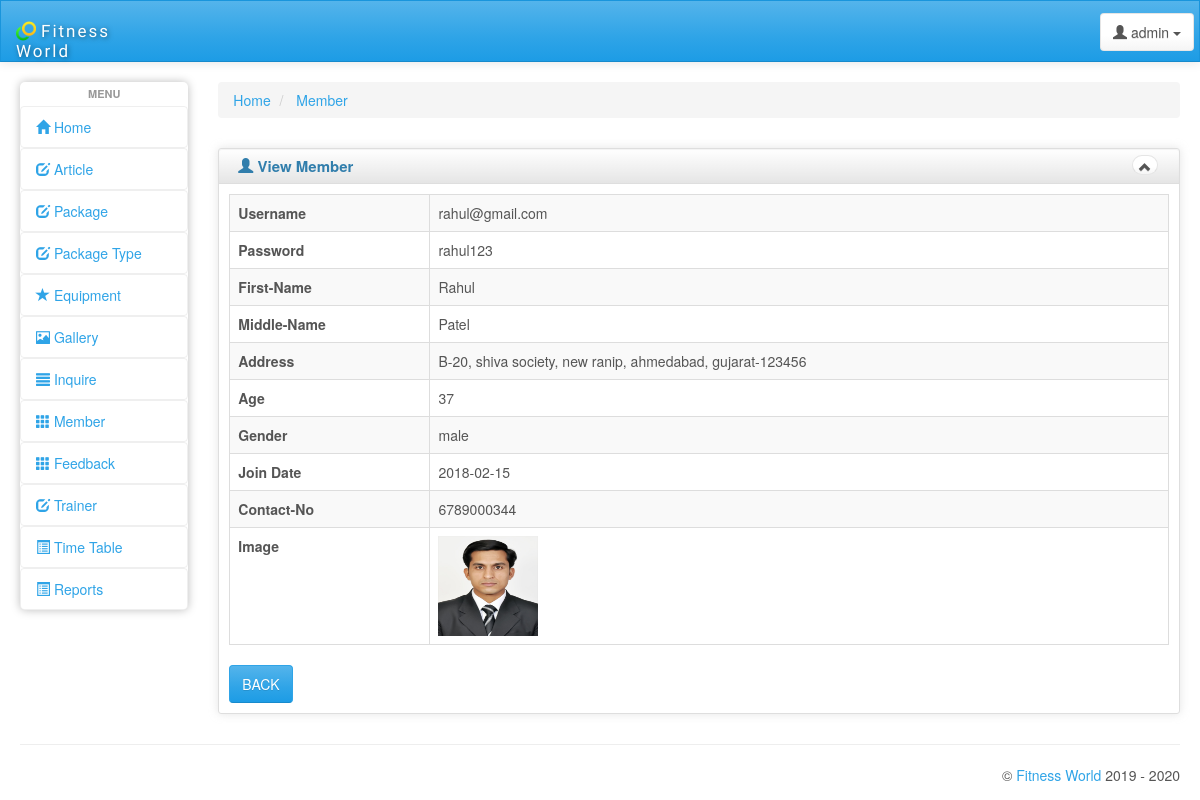
The page /admin/view_member.php?id=1 (signed in) on the database its author committed.
### tables this page shows
CREATE TABLE IF NOT EXISTS `member` (
  `ID` int(5) NOT NULL AUTO_INCREMENT,
  `join_date` varchar(12) NOT NULL,
  `username` varchar(50) NOT NULL,
  `password` varchar(10) NOT NULL,
  `first_name` varchar(50) NOT NULL,
  `middle_name` varchar(50) NOT NULL,
  `age` int(5) NOT NULL,
  `contact_no` bigint(11) NOT NULL,
  `address` varchar(500) NOT NULL,
  `gender` varchar(6) NOT NULL,
  `image` varchar(1000) NOT NULL,
  PRIMARY KEY (`ID`)
);

### admin/view_member.php (the view, shortened to what this page needs)
<!DOCTYPE html>
<html lang="en">
<head>
    <link id="bs-css" href="css/bootstrap-cerulean.min.css" rel="stylesheet">
    <link href="css/charisma-app.css" rel="stylesheet">
    <link href='bower_components/fullcalendar/dist/fullcalendar.css' rel='stylesheet'>
    <link href='bower_components/fullcalendar/dist/fullcalendar.print.css' rel='stylesheet' media='print'>
    <link href='bower_components/chosen/chosen.min.css' rel='stylesheet'>
    <link href='bower_components/colorbox/example3/colorbox.css' rel='stylesheet'>
    <link href='bower_components/responsive-tables/responsive-tables.css' rel='stylesheet'>
    <link href='bower_components/bootstrap-tour/build/css/bootstrap-tour.min.css' rel='stylesheet'>
    <link href='css/jquery.noty.css' rel='stylesheet'>
    <link href='css/noty_theme_default.css' rel='stylesheet'>
    <link href='css/elfinder.min.css' rel='stylesheet'>
    <link href='css/elfinder.theme.css' rel='stylesheet'>
    <link href='css/jquery.iphone.toggle.css' rel='stylesheet'>
    <link href='css/uploadify.css' rel='stylesheet'>
    <link href='css/animate.min.css' rel='stylesheet'>
</head>
<body>
   <?php include"header.php";?>
        <div id="content" class="col-lg-10 col-sm-10">
                <div>
        <ul class="breadcrumb">
            <li>
                <a href="#">Home</a>
            </li>
            <li>
                <a href="#">Member</a>
            </li>
        </ul>
    </div>
    <div class="row">
    <div class="box col-md-12">
    <div class="box-inner">
    <div class="box-header well" data-original-title="">
        <h2><i class="glyphicon glyphicon-user"></i> View Member</h2>
        <div class="box-icon">
            <a href="#" class="btn btn-minimize btn-round btn-default"><i
                    class="glyphicon glyphicon-chevron-up"></i></a>
        </div>
    </div>
    <div class="box-content">
    <table class="table table-striped table-bordered bootstrap-datatable datatable responsive">
	<?php include('connect.php');
	$id=$_GET['id'];
				    	$q="SELECT * from member where ID=$id";
						$run=mysql_query($q) or die(mysql_error());
while($row = mysql_fetch_assoc( $run ))
{
	$fname=$row['first_name'];
	$mname=$row['middle_name'];
	$email=$row['username'];
	$contact_no=$row['contact_no'];
	$age=$row['age'];
	$gender=$row['gender'];
	$password=$row['password'];
	$image=$row['image'];
	$address=$row['address'];
	$date=$row['join_date'];
	?>
    <tr>
        <th>Username</th>
		<td><?php echo $email;?></td>
	</tr>
	<tr>
        <th>Password</th>
		<td><?php echo $password;?></td>
		</tr>
	<tr>
        <th>First-Name</th>
		<td><?php echo $fname;?></td>
		</tr>
	<tr>
		 <th>Middle-Name</th>
		 <td><?php echo $mname;?></td>
		 </tr>
	<tr>
		 <th>Address</th>
		 <td><?php echo $address;?></td>
		 </tr>
	<tr>
		 <th>Age</th>
		 <td><?php echo $age;?></td>
		 </tr>
	<tr>
		 <th>Gender</th>
		 <td><?php echo $gender;?></td>
		 </tr>
	<tr>
		 <th>Join Date</th>
		 <td><?php echo $date;?></td>
		 </tr>
	<tr>
		 <th>Contact-No</th>
		 <td><?php echo $contact_no;?></td>
		 </tr>
	<tr>
		 <th>Image</th>
		 <td><img src="member_image\profile\<?php echo $image;?>" height="100px" width="100px"/></td>
   </tr>
<?php }?>
    </table>
	<form name="frm" method="post" action="member.php">
					  <div class="form-actions">
							<button type="submit" name="back" class="btn btn-primary">BACK</button>
					   </div>
					   </form>
    </div>
    </div>
    </div>
    </div>
    </div>
</div>
    <hr>
  <?php include"footer.php"; ?>
</div>
</body>
</html>

### admin/css/charisma-app.css (style rules this page uses)
.box { margin-top: 10px; margin-bottom: 10px; }
.box-inner { border: 1px solid #DEDEDE; border-radius: 3px; -webkit-border-radius: 3px; -moz-border-radius: 3px; box-shadow: 0 0 10px rgba(189, 189, 189, 0.4); -webkit-box-shadow: 0 0 10px rgba(189, 189, 189, 0.4); -moz-box-shadow: 0 0 10px rgba(189, 189, 189, 0.4); }
.box-header { border: none; padding-top: 5px; border-bottom: 1px solid #DEDEDE; border-radius: 3px 3px 0 0; -webkit-border-radius: 3px 3px 0 0; -moz-border-radius: 3px 3px 0 0; height: 35px; min-height: 35px !important; margin-bottom: 0; font-weight: bold; font-size: 16px; background: -moz-linear-gradient(top, rgba(255, 255, 255, 0) 0%, rgba(0, 0, 0, 0.1) 100%); background: -webkit-gradient(linear, left top, left bottom, color-stop(0%, rgba(255, 255, 255, 0)), color-stop(100%, rgba(0, 0, 0, 0.1))); background: -webkit-linear-gradient(top, rgba(255, 255, 255, 0) 0%, rgba(0, 0, 0, 0.1) 100%); background: -o-linear-gradient(top, rgba(255, 255, 255, 0) 0%, rgba(0, 0, 0, 0.1) 100%); background: -ms-linear-gradient(top, rgba(255, 255, 255, 0) 0%, rgba(0, 0, 0, 0.1) 100%); background: linear-gradient(to bottom, rgba(255, 255, 255, 0) 0%, rgba(0, 0, 0, 0.1) 100%); filter: progid:DXImageTransform.Microsoft.gradient(startColorstr='#00ffffff', endColorstr='#1a000000', GradientType=0); }
.box-header h2 { font-size: 15px; width: auto; clear: none; float: left; line-height: 25px; white-space: nowrap; font-weight: bold; margin-top: 0; margin-bottom: 0; }
.box-header h2 > i { margin-top: 1px; }
.box-icon { float: right; }
.box-icon a { clear: none; float: left; margin: 0 2px; height: 20px; width: 5px; margin-top: 1px; }
.box-icon a i { margin-left: -6px; top: -1px; }
.box-content { padding: 10px; }
.btn-round { border-radius: 40px; -webkit-border-radius: 40px; -moz-border-radius: 40px; font-size: 12px; padding-top: 4px; }
@media only screen and (min-width: 980px) { a, button, input[type=submit], input[type=button], .product-img { -webkit-transition: .5s; -moz-transition: .5s; -ms-transition: .5s; -o-transition: .5s; transition: .5s; } }

### admin/bower_components/responsive-tables/responsive-tables.css (style rules this page uses)
table th { font-weight: bold; }
table td, table th { padding: 9px 10px; text-align: left; }

### rows shown on the page
member: username "rahul@gmail.com", password "rahul123", first_name "Rahul", middle_name "Patel", address "B-20, shiva society, new ranip, ahmedabad, gujarat-123456", age "37", gender "male", join_date "2018-02-15", contact_no "6789000344", image (picture)
